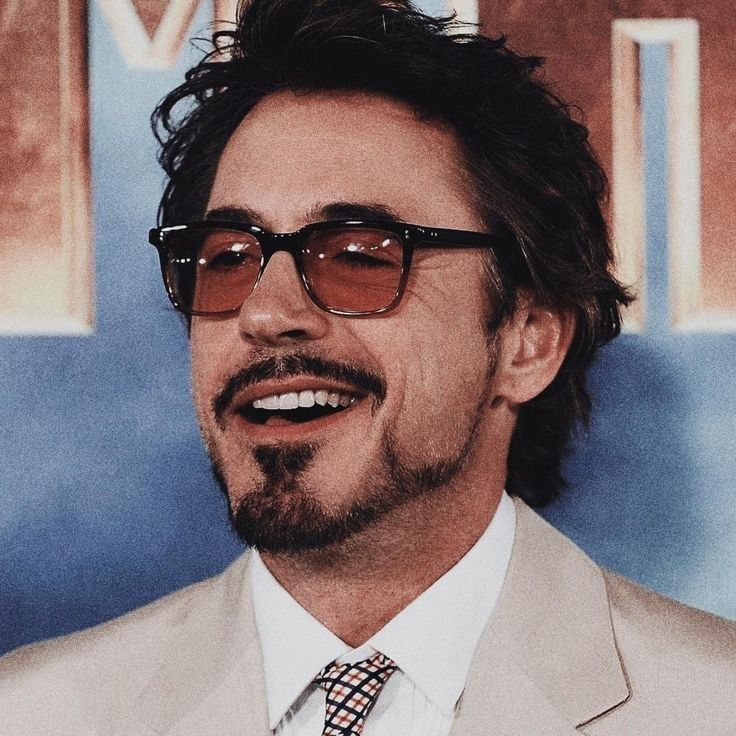
#> input picture photos/tony2.jpeg, 736 x 736 px, found by its file name
$ python thresh.py
#> lines starting #> are read from the running program, lines starting #| are printed output that depends on the picture; after the words box and inside, x2 and y2 are one past the last pixel; in counts of white or black regions, pixels touching at a corner belong together
import cv2 as cv


img = cv.imread('photos/tony2.jpeg')
#> img is the input picture: shape (736, 736, 3); mean B, G, R 117.8, 115.3, 129.9
cv.imshow('Original Image', img)


#Simple Thresholding
gray = cv.cvtColor(img, cv.COLOR_BGR2GRAY)
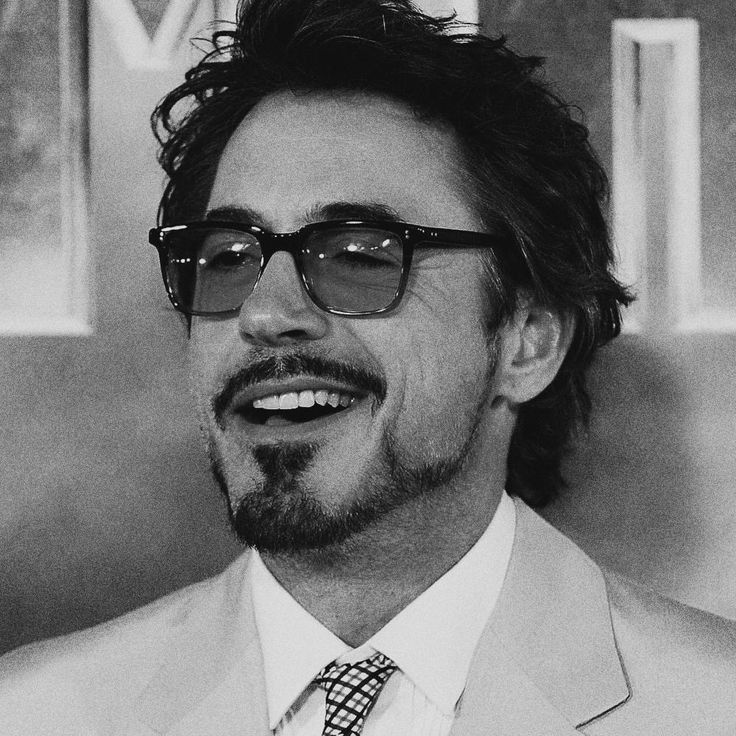
#> gray: shape (736, 736); min 0, max 254, mean 120
cv.imshow('Gray Image', gray)
threshold, thresh = cv.threshold(gray, 150, 255, cv.THRESH_BINARY)
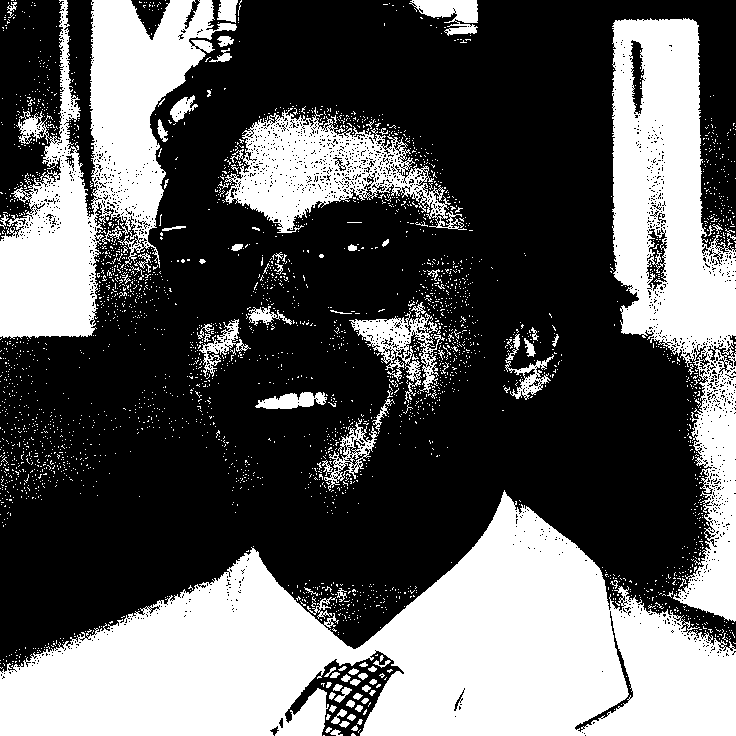
#> thresh: shape (736, 736); 36.7% white; 3077 white regions (2989 under 20 px), largest, box (x1, y1, x2, y2) and area: (0, 490, 736, 736) 96487, (612, 18, 736, 622) 37590, (0, 0, 237, 339) 33526
cv.imshow('Simple Threshold', thresh)

# inverse thresholding
threshold, thresh_inv = cv.threshold(gray, 150, 255, cv.THRESH_BINARY_INV)
cv.imshow('Inverse Threshold', thresh_inv)

#Adaptive Thresholding
adaptive_thresh = cv.adaptiveThreshold(gray, 255, cv.ADAPTIVE_THRESH_GAUSSIAN_C, cv.THRESH_BINARY, 45, 3)
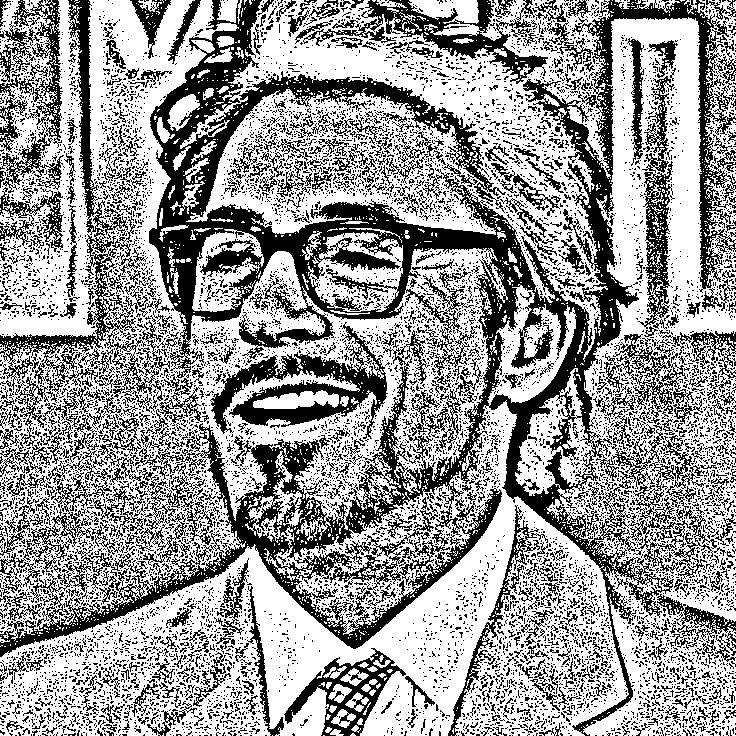
#> adaptive_thresh: shape (736, 736); 61.1% white; 9666 black regions (9057 under 20 px), largest, box (x1, y1, x2, y2) and area: (0, 0, 736, 736) 92587, (0, 0, 179, 403) 8405, (210, 322, 388, 439) 6660
cv.imshow('Adaptive Threshold', adaptive_thresh)

cv.waitKey(0)

$ run again, with photos/cats.jpeg copied over photos/tony2.jpeg
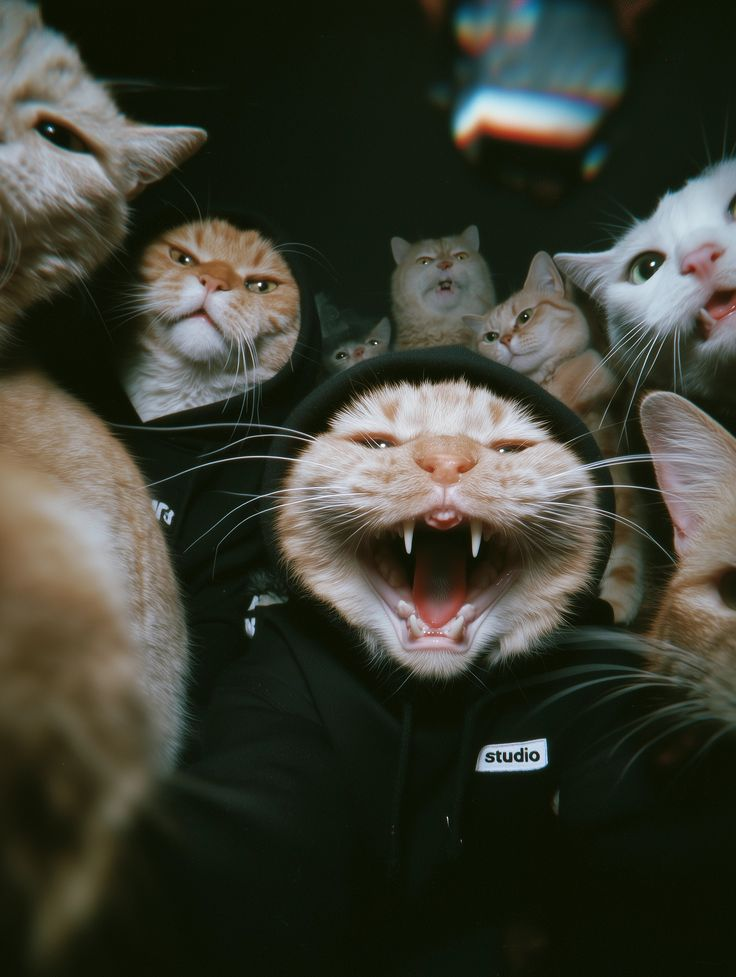
#> input picture photos/cats.jpeg, 736 x 977 px, found by its file name
#> img is the input picture: shape (977, 736, 3); mean B, G, R 51.1, 62.4, 60.7
#> `threshold, thresh = cv.threshold(gray, 150, 255, cv.THRESH_BINARY)`:
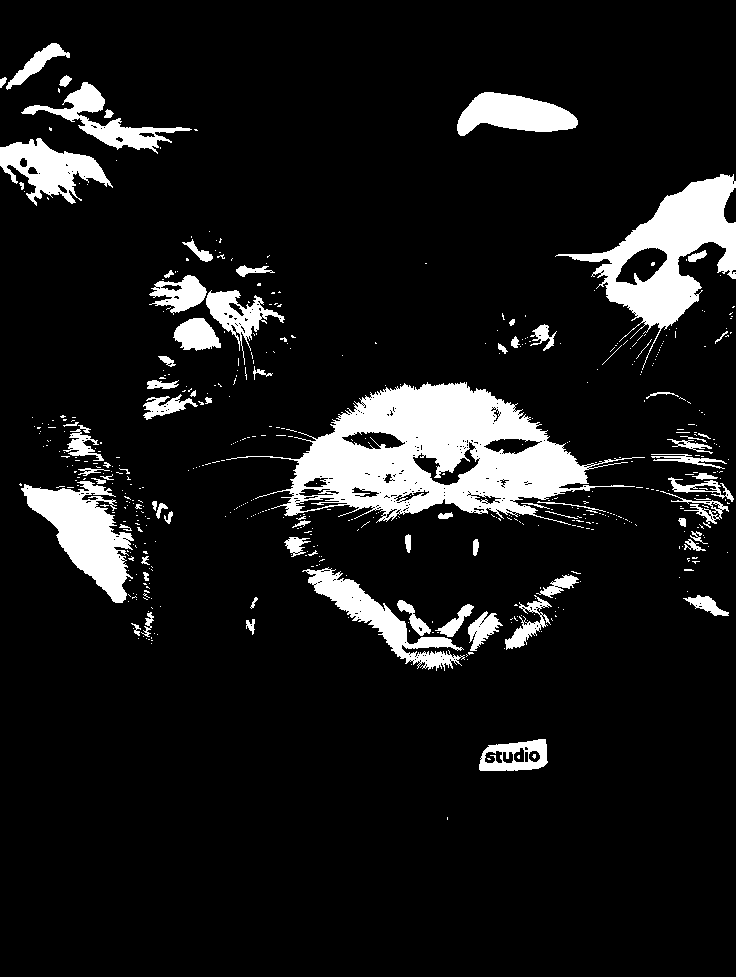
#> thresh: shape (977, 736); 10.2% white; 539 white regions (462 under 20 px), largest, box (x1, y1, x2, y2) and area: (226, 382, 645, 525) 25182, (555, 174, 736, 370) 10741, (21, 481, 134, 603) 6241
#> `adaptive_thresh = cv.adaptiveThreshold(gray, 255, cv.ADAPTIVE_THRESH_G..`:
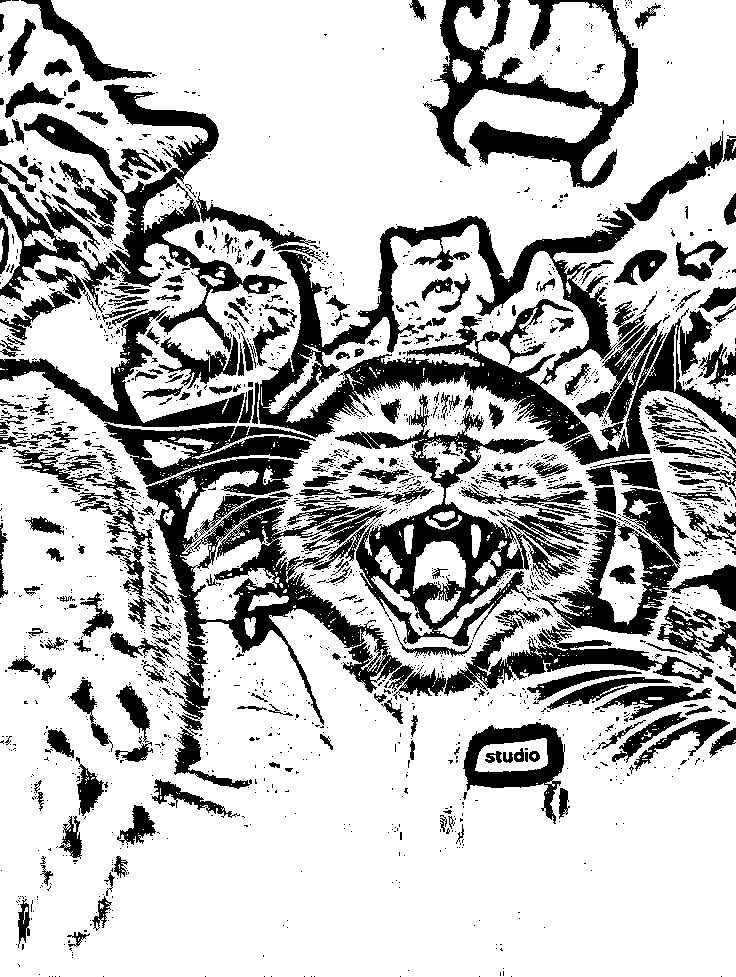
#> adaptive_thresh: shape (977, 736); 73.5% white; 1990 black regions (1684 under 20 px), largest, box (x1, y1, x2, y2) and area: (258, 208, 636, 444) 24838, (146, 458, 414, 725) 18311, (335, 394, 589, 646) 15130
